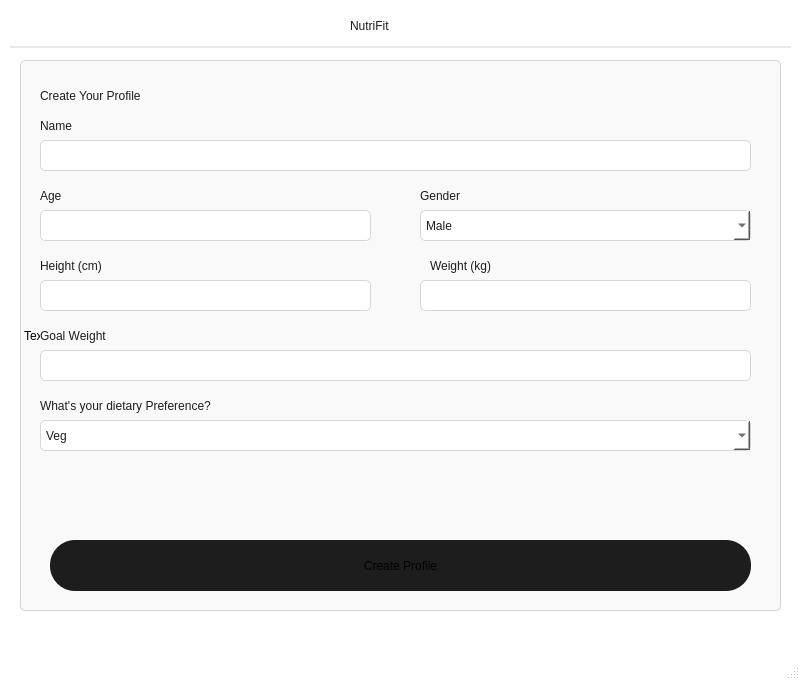
<?xml version="1.0" encoding="UTF-8"?>
<ui version="4.0">
 <class>MainWindow</class>
 <widget class="QMainWindow" name="MainWindow">
  <property name="geometry">
   <rect>
    <x>0</x>
    <y>0</y>
    <width>800</width>
    <height>680</height>
   </rect>
  </property>
  <property name="windowTitle">
   <string>MainWindow</string>
  </property>
  <property name="styleSheet">
   <string notr="true">QMainWindow{
	background-color: white;
}</string>
  </property>
  <widget class="QWidget" name="centralwidget">
   <widget class="QWidget" name="widget" native="true">
    <property name="geometry">
     <rect>
      <x>0</x>
      <y>40</y>
      <width>801</width>
      <height>611</height>
     </rect>
    </property>
    <property name="styleSheet">
     <string notr="true">QWidget{
background-color:white
}</string>
    </property>
    <widget class="QLabel" name="label">
     <property name="geometry">
      <rect>
       <x>20</x>
       <y>20</y>
       <width>761</width>
       <height>551</height>
      </rect>
     </property>
     <property name="styleSheet">
      <string notr="true">QLabel{
	border: 1px solid #D4D4D4;
	border-radius:5px;
	background-color: #F9F9F9
}</string>
     </property>
     <property name="text">
      <string>TextLabel</string>
     </property>
    </widget>
    <widget class="QLabel" name="heading">
     <property name="geometry">
      <rect>
       <x>40</x>
       <y>40</y>
       <width>231</width>
       <height>31</height>
      </rect>
     </property>
     <property name="styleSheet">
      <string notr="true">QLabel{
	background-color:#F9F9F9;
	font: 200 22pt &quot;Epilogue&quot;;
	color: #1D1D1D

}
</string>
     </property>
     <property name="text">
      <string>Create Your Profile</string>
     </property>
    </widget>
    <widget class="QLabel" name="name">
     <property name="geometry">
      <rect>
       <x>40</x>
       <y>70</y>
       <width>41</width>
       <height>31</height>
      </rect>
     </property>
     <property name="styleSheet">
      <string notr="true">QLabel{
	background-color:#F9F9F9;
	font: 200 15pt &quot;Epilogue&quot;;
	color: #1D1D1D

}
</string>
     </property>
     <property name="text">
      <string>Name</string>
     </property>
    </widget>
    <widget class="QLineEdit" name="line_name">
     <property name="geometry">
      <rect>
       <x>40</x>
       <y>100</y>
       <width>711</width>
       <height>31</height>
      </rect>
     </property>
     <property name="styleSheet">
      <string notr="true">QLineEdit{
background-color: white;
border-radius: 5px;
border: 1px solid #D7D7D7;
font: 200 15px &quot;Epilogue&quot;;
color: #1D1D1D
}</string>
     </property>
    </widget>
    <widget class="QLabel" name="age">
     <property name="geometry">
      <rect>
       <x>40</x>
       <y>140</y>
       <width>41</width>
       <height>31</height>
      </rect>
     </property>
     <property name="styleSheet">
      <string notr="true">QLabel{
	background-color:#F9F9F9;
	font: 200 15pt &quot;Epilogue&quot;;
	color: #1D1D1D

}
</string>
     </property>
     <property name="text">
      <string>Age</string>
     </property>
    </widget>
    <widget class="QLineEdit" name="line_age">
     <property name="geometry">
      <rect>
       <x>40</x>
       <y>170</y>
       <width>331</width>
       <height>31</height>
      </rect>
     </property>
     <property name="styleSheet">
      <string notr="true">QLineEdit{
background-color: white;
border-radius: 5px;
border: 1px solid #D7D7D7;
color: #1D1D1D
}</string>
     </property>
    </widget>
    <widget class="QLabel" name="gender">
     <property name="geometry">
      <rect>
       <x>420</x>
       <y>140</y>
       <width>61</width>
       <height>31</height>
      </rect>
     </property>
     <property name="styleSheet">
      <string notr="true">QLabel{
	background-color:#F9F9F9;
	font: 200 15pt &quot;Epilogue&quot;;
	color: #1D1D1D

}
</string>
     </property>
     <property name="text">
      <string>Gender</string>
     </property>
    </widget>
    <widget class="QComboBox" name="line_gender">
     <property name="geometry">
      <rect>
       <x>420</x>
       <y>170</y>
       <width>331</width>
       <height>31</height>
      </rect>
     </property>
     <property name="styleSheet">
      <string notr="true">QComboBox{
background-color: white;
border-radius: 5px;
border: 1px solid #D7d7d7;
color: #1D1D1D;
font: 300 10px &quot;Epilogue&quot;;
padding-left:5px
}
QComboBox QAbstractItemView {
     background-color: white;
     border: 1px solid #D7D7D7;
     selection-background-color: #eee;
     selection-color: black;
     outline: none;
     border-radius: 0px;
	color: #1D1D1D;
	height: 30px;
	padding-left:5px;
	border: 1px solid #D7D7D7; 
    outline: none;
}
QComboBox QAbstractItemView :: viewport{
	border: none;
	background-color: transparent
}</string>
     </property>
     <item>
      <property name="text">
       <string>Male</string>
      </property>
     </item>
     <item>
      <property name="text">
       <string>Female</string>
      </property>
     </item>
     <item>
      <property name="text">
       <string>Bakchodi mat kar lode</string>
      </property>
     </item>
    </widget>
    <widget class="QLabel" name="height">
     <property name="geometry">
      <rect>
       <x>40</x>
       <y>210</y>
       <width>81</width>
       <height>31</height>
      </rect>
     </property>
     <property name="styleSheet">
      <string notr="true">QLabel{
	background-color:#F9F9F9;
	font: 200 15pt &quot;Epilogue&quot;;
	color: #1D1D1D

}
</string>
     </property>
     <property name="text">
      <string>Height (cm)</string>
     </property>
    </widget>
    <widget class="QLineEdit" name="line_height">
     <property name="geometry">
      <rect>
       <x>40</x>
       <y>240</y>
       <width>331</width>
       <height>31</height>
      </rect>
     </property>
     <property name="styleSheet">
      <string notr="true">QLineEdit{
background-color: white;
border-radius: 5px;
border: 1px solid #D7D7D7;
color:#1D1D1D
}</string>
     </property>
    </widget>
    <widget class="QLabel" name="weight">
     <property name="geometry">
      <rect>
       <x>430</x>
       <y>210</y>
       <width>81</width>
       <height>31</height>
      </rect>
     </property>
     <property name="styleSheet">
      <string notr="true">QLabel{
	background-color:#F9F9F9;
	font: 200 15pt &quot;Epilogue&quot;;
	color: #1D1D1D

}
</string>
     </property>
     <property name="text">
      <string>Weight (kg)</string>
     </property>
    </widget>
    <widget class="QLineEdit" name="line_weight">
     <property name="geometry">
      <rect>
       <x>420</x>
       <y>240</y>
       <width>331</width>
       <height>31</height>
      </rect>
     </property>
     <property name="styleSheet">
      <string notr="true">QLineEdit{
background-color: white;
border-radius: 5px;
border: 1px solid #D7D7D7;
color:#1D1D1D
}</string>
     </property>
    </widget>
    <widget class="QLabel" name="goal_weight">
     <property name="geometry">
      <rect>
       <x>40</x>
       <y>280</y>
       <width>91</width>
       <height>31</height>
      </rect>
     </property>
     <property name="styleSheet">
      <string notr="true">QLabel{
	background-color:#F9F9F9;
	font: 200 15pt &quot;Epilogue&quot;;
	color: #1D1D1D

}
</string>
     </property>
     <property name="text">
      <string>Goal Weight</string>
     </property>
    </widget>
    <widget class="QLineEdit" name="line_goal">
     <property name="geometry">
      <rect>
       <x>40</x>
       <y>310</y>
       <width>711</width>
       <height>31</height>
      </rect>
     </property>
     <property name="styleSheet">
      <string notr="true">QLineEdit{
background-color: white;
border-radius: 5px;
border: 1px solid #D7D7D7;
color:#1D1D1D
}</string>
     </property>
    </widget>
    <widget class="QLabel" name="diet_pref">
     <property name="geometry">
      <rect>
       <x>40</x>
       <y>350</y>
       <width>231</width>
       <height>31</height>
      </rect>
     </property>
     <property name="styleSheet">
      <string notr="true">QLabel{
	background-color:#F9F9F9;
	font: 200 15pt &quot;Epilogue&quot;;
	color: #1D1D1D

}
</string>
     </property>
     <property name="text">
      <string>What's your dietary Preference?</string>
     </property>
    </widget>
    <widget class="QComboBox" name="line_diet">
     <property name="geometry">
      <rect>
       <x>40</x>
       <y>380</y>
       <width>711</width>
       <height>31</height>
      </rect>
     </property>
     <property name="styleSheet">
      <string notr="true">QComboBox{
background-color: white;
border-radius: 5px;
border: 1px solid #D7D7D7;
color: #1D1D1D;
font:300 10px &quot;Epilogue&quot;;
padding-left:5px
}
QComboBox QAbstractItemView {
     background-color: white;
     border: 1px solid #D7D7D7;
	outline: none;
     selection-background-color: #eee;
     selection-color: black;
     outline: none;
     border-radius: 0px; 
	color: #1D1D1D;
	height: 35px;
	padding-left:5px

}

QComboBox::down-arrow {
    width: 12px;
    height: 12px;
}
QComboBox QAbstractItemView :: viewport{
	border: none;
	background-color: transparent
}</string>
     </property>
     <item>
      <property name="text">
       <string>Veg</string>
      </property>
     </item>
     <item>
      <property name="text">
       <string>Non-Veg</string>
      </property>
     </item>
    </widget>
    <widget class="QPushButton" name="profile_btn">
     <property name="geometry">
      <rect>
       <x>50</x>
       <y>500</y>
       <width>701</width>
       <height>51</height>
      </rect>
     </property>
     <property name="styleSheet">
      <string notr="true">QPushButton{
background-color: #1D1D1D;
border-radius:25px;
	font: 600 17pt &quot;Epilogue&quot;;
}</string>
     </property>
     <property name="text">
      <string>Create Profile</string>
     </property>
    </widget>
    <widget class="Line" name="line">
     <property name="geometry">
      <rect>
       <x>10</x>
       <y>6</y>
       <width>781</width>
       <height>2</height>
      </rect>
     </property>
     <property name="styleSheet">
      <string notr="true">#line{
	height:1px;
	background-color: #e8e8e8;
	border:none;
}</string>
     </property>
     <property name="orientation">
      <enum>Qt::Orientation::Horizontal</enum>
     </property>
    </widget>
   </widget>
   <widget class="QWidget" name="widget_2" native="true">
    <property name="geometry">
     <rect>
      <x>0</x>
      <y>0</y>
      <width>801</width>
      <height>41</height>
     </rect>
    </property>
    <property name="styleSheet">
     <string notr="true">QWidget{
	background-color:white;
}</string>
    </property>
    <widget class="QLabel" name="label_2">
     <property name="geometry">
      <rect>
       <x>350</x>
       <y>10</y>
       <width>101</width>
       <height>31</height>
      </rect>
     </property>
     <property name="styleSheet">
      <string notr="true">QLabel{
	font:600 25px &quot;Epilogue&quot;;
	color:#1D1D1D;
	background-color:white;
}</string>
     </property>
     <property name="text">
      <string>NutriFit</string>
     </property>
    </widget>
   </widget>
  </widget>
  <widget class="QMenuBar" name="menubar">
   <property name="geometry">
    <rect>
     <x>0</x>
     <y>0</y>
     <width>800</width>
     <height>33</height>
    </rect>
   </property>
  </widget>
  <widget class="QStatusBar" name="statusbar"/>
 </widget>
 <resources/>
 <connections/>
</ui>
